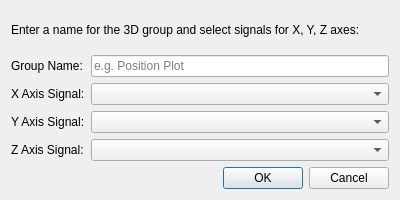
<?xml version="1.0" encoding="UTF-8"?>
<ui version="4.0">
 <class>Create3DGroupDialog</class>
 <widget class="QDialog" name="Create3DGroupDialog">
  <property name="geometry">
   <rect>
    <x>0</x>
    <y>0</y>
    <width>400</width>
    <height>200</height>
   </rect>
  </property>
  <property name="windowTitle">
   <string>Create 3D Group</string>
  </property>
  <layout class="QVBoxLayout" name="verticalLayout">
   <item>
    <widget class="QLabel" name="label">
     <property name="text">
      <string>Enter a name for the 3D group and select signals for X, Y, Z axes:</string>
     </property>
     <property name="wordWrap">
      <bool>true</bool>
     </property>
    </widget>
   </item>
   <item>
    <layout class="QFormLayout" name="formLayout">
     <item row="0" column="0">
      <widget class="QLabel" name="label_2">
       <property name="text">
        <string>Group Name:</string>
       </property>
      </widget>
     </item>
     <item row="0" column="1">
      <widget class="QLineEdit" name="txtGroupName">
       <property name="placeholderText">
        <string>e.g. Position Plot</string>
       </property>
      </widget>
     </item>
     <item row="1" column="0">
      <widget class="QLabel" name="label_3">
       <property name="text">
        <string>X Axis Signal:</string>
       </property>
      </widget>
     </item>
     <item row="1" column="1">
      <widget class="QComboBox" name="cmbXSignal"/>
     </item>
     <item row="2" column="0">
      <widget class="QLabel" name="label_4">
       <property name="text">
        <string>Y Axis Signal:</string>
       </property>
      </widget>
     </item>
     <item row="2" column="1">
      <widget class="QComboBox" name="cmbYSignal"/>
     </item>
     <item row="3" column="0">
      <widget class="QLabel" name="label_5">
       <property name="text">
        <string>Z Axis Signal:</string>
       </property>
      </widget>
     </item>
     <item row="3" column="1">
      <widget class="QComboBox" name="cmbZSignal"/>
     </item>
    </layout>
   </item>
   <item>
    <widget class="QDialogButtonBox" name="buttonBox">
     <property name="orientation">
      <enum>Qt::Horizontal</enum>
     </property>
     <property name="standardButtons">
      <set>QDialogButtonBox::Cancel|QDialogButtonBox::Ok</set>
     </property>
    </widget>
   </item>
  </layout>
 </widget>
 <resources/>
 <connections/>
</ui>
